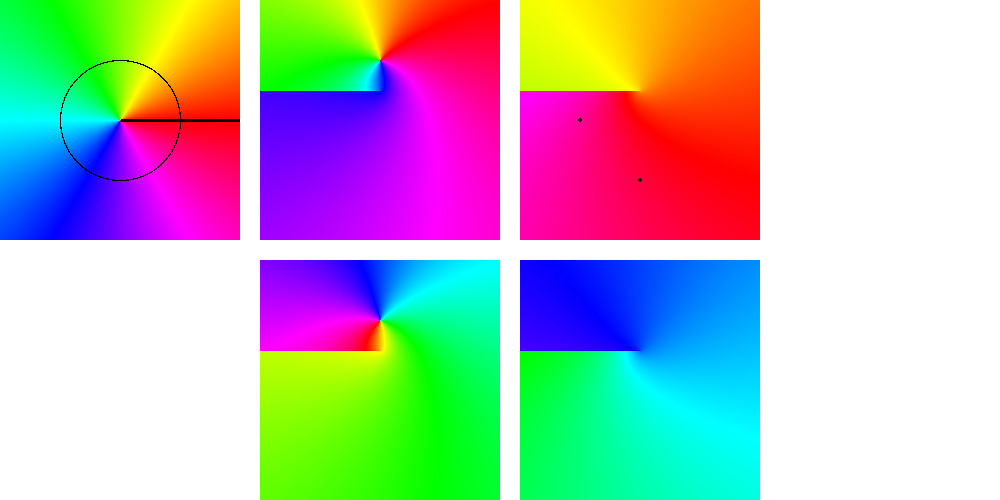
Frame 1 (no input)
Frame 60 (no input): identical to frame 1, image omitted
Frame 120 (the mouse pressed at the canvas centre since frame 60): identical to frame 1, image omitted

The p5.js sketch that drew this single still picture (run headless with seeded random() and noise() and a simulated clock; from frame 60 on, the mouse is pressed at the canvas centre):

// p5.js sketch
// ── sketch.js
//Show a section of the complex plane and then show its transformation under the quadratic formula.
//  
//  w = -B/2 +/- sqrt(B^2 - 4A)/2
// where B and C are complex.

let canvasSize = 240;
let z = [];
let expandedZ = [];
let w = [];
let w2 = [];
let domain;
let range;
let range2;
let range3;
let range4;
let ideal;

let zero1;
//let zero1Im;
let zero2;
//let zero2Im;

let Br = 1;
let Bi = 1; //0;
let Cr = 0; //1;
let Ci = 1;

function setup() {
  createCanvas(1000, 500);
  colorMode(HSB);

  domain = createImage(canvasSize, canvasSize);
  domain.loadPixels();
  for (let i = 0; i < canvasSize; i++) {
    for (let j = 0; j < canvasSize; j++) {
      let x = map(i, 0, canvasSize, -2, 2);
      let y = map(j, 0, canvasSize, 2, -2);
      let phase = atan2(y, x);
      if (phase < 0) {
        phase = phase + TAU;
      }
      let hue = color(phase * 180 / PI, 100, 100);
      if (y < 0.02 && y > -0.02 && x > 0) {
        hue = color(0);
      }

      if ((y * y + x * x) < 1.02 && (y * y + x * x) > .98) {
        hue = color(0);
      }
      domain.set(i, j, hue);
      z.push({
        x,
        y,
        hue
      });
    }
  }
  domain.updatePixels();
  image(domain, 0, 0);

  range = createImage(canvasSize, canvasSize);
  range.loadPixels();
  for (let i = 0; i < canvasSize; i++) {
    for (let j = 0; j < canvasSize; j++) {
      let YR = map(i, 0, canvasSize, -2, 2);
      let YI = map(j, canvasSize, 0, -2, 2);
      let ax = applyRoot(YR, YI, Br, Bi, Cr, Ci).Re;
      let ay = applyRoot(YR, YI, Br, Bi, Cr, Ci).Im;
      let phase = atan2(ay, ax);
      if (phase > TAU) {
        phase = phase - TAU;
      }
      if (phase < 0) {
        phase = phase + TAU;
      }
      let hue = color(phase * 180 / PI, 100, 100);
      range.set(i, j, hue);

    }
  }

  zero1 = applyRoot(0, 0, Br, Bi, Cr, Ci);
  zero2 = applyRoot2(0, 0, Br, Bi, Cr, Ci);
  console.log(zero1);
  console.log(zero2);

  range.updatePixels();
  image(range, canvasSize + 20, 0);

  range2 = createImage(canvasSize, canvasSize);
  range2.loadPixels();
  for (let i = 0; i < canvasSize; i++) {
    for (let j = 0; j < canvasSize; j++) {
      let YR = map(i, 0, canvasSize, -2, 2);
      let YI = map(j, canvasSize, 0, -2, 2);


      let ax = applyRoot(YR, YI, Br, Bi, Cr, Ci).Re;
      let ay = applyRoot(YR, YI, Br, Bi, Cr, Ci).Im;

      let phase = atan2(ay, ax) - PI;
      if (phase > TAU) {
        phase = phase - TAU;
      }
      if (phase < 0) {
        phase = phase + TAU;
      }
      let hue = color(phase * 180 / PI, 100, 100);
      range2.set(i, j, hue);

    }
  }
  range2.updatePixels();
  image(range2, canvasSize + 20, canvasSize + 20);

  //colorMode(HSB);
  range3 = createImage(canvasSize, canvasSize);
  range3.loadPixels();
  for (let i = 0; i < canvasSize; i++) {
    for (let j = 0; j < canvasSize; j++) {
      let YR = map(i, 0, canvasSize, -2, 2);
      let YI = map(j, 0, canvasSize, 2, -2);
      let ax = applyRoot2(YR, YI, Br, Bi, Cr, Ci).Re;
      let ay = applyRoot2(YR, YI, Br, Bi, Cr, Ci).Im;
      let phase = atan2(ay, ax) - PI;
      if (phase > TAU) {
        phase = phase - TAU;
      }
      if (phase < 0) {
        phase = phase + TAU;
      }
      let hue = color(phase * 180 / PI, 100, 100);
      range3.set(i, j, hue);

    }
  }
  range3.updatePixels();
  image(range3, canvasSize * 2 + 40, 0);

  range4 = createImage(canvasSize, canvasSize);
  range4.loadPixels();
  for (let i = 0; i < canvasSize; i++) {
    for (let j = 0; j < canvasSize; j++) {
      let YR = map(i, 0, canvasSize, -2, 2);
      let YI = map(j, 0, canvasSize, 2, -2);
      let ax = applyRoot2(YR, YI, Br, Bi, Cr, Ci).Re;
      let ay = applyRoot2(YR, YI, Br, Bi, Cr, Ci).Im;
      let phase = atan2(ay, ax);
      if (phase > TAU) {
        phase = phase - TAU;
      }
      if (phase < 0) {
        phase = phase + TAU;
      }
      let hue = color(phase * 180 / PI, 100, 100);
      range4.set(i, j, hue);

    }
  }
  range4.updatePixels();
  image(range4, canvasSize * 2 + 40, canvasSize + 20);
}

function draw() {
  background(255);
  image(domain, 0, 0);
  image(range, canvasSize + 20, 0);
  image(range2, canvasSize + 20, canvasSize + 20);
  image(range3, 2 * canvasSize + 40, 0);
  image(range4, 2 * canvasSize + 40, canvasSize + 20);

  fill(0);
  ellipse(map(zero1.Re, -2, 2, 2 * canvasSize + 40, 3 * canvasSize + 40), map(zero1.Im, -2, 2, canvasSize, 0), 3);
  ellipse(map(zero2.Re, -2, 2, 2 * canvasSize + 40, 3 * canvasSize + 40), map(zero2.Im, -2, 2, canvasSize, 0), 3);
  if (mouseX > 0 && mouseX < canvasSize && mouseY > 0 && mouseY < canvasSize) {
    ellipse(mouseX, mouseY, 5);
    let zr = map(mouseX, 0, canvasSize, -2, 2);
    let zi = map(mouseY, canvasSize, 0, -2, 2);
    let w = applyQuad(zr, zi);
    //let w = apply
    let X = map(w.u, -2, 2, 0, canvasSize);
    let Y = map(w.v, -2, 2, canvasSize, 0);
    let phase = atan2(zi, zr);

    //  if (phase > PI / 2 || phase < -PI / 2) {
    //ellipse(X + canvasSize + 20, Y + canvasSize + 20, 5);
    //  }

    //  if (phase > -PI / 2 && phase < PI / 2) {
    //ellipse(X + canvasSize + 20, Y + canvasSize + 20, 5);
    //  }

    //  if (phase > PI / 2 && phase < PI) {
    //ellipse(X + 2 * (canvasSize + 20), Y, 5);
    //  }

    //  if (phase > PI && phase < PI * 2) {
    //ellipse(X + 2 * (canvasSize + 20), Y + canvasSize + 20, 5);
    //  }

  }

}

function applyQuad(xr, xi) {
  let u = xr * xr - xi * xi + Br * xr + Cr;
  let v = 2 * xr * xi + Bi * xi + Ci;
  return {
    u,
    v
  };
}

function applyRoot(zr, zi, br, bi, cr, ci) {
  let discrimR = (br * br - bi * bi) - 4 * (cr - zr);
  let discrimI = 2 * br * bi - 4 * (ci - zi);
  let Re = -.5 * br + .5 * sqrt(sqrt(discrimI ** 2 + discrimR ** 2)) * cos(atan2(discrimI, discrimR) / 2);
  let Im = -.5 * bi + .5 * sqrt(sqrt(discrimI ** 2 + discrimR ** 2)) * sin(atan2(discrimI, discrimR) / 2);

  return ({
    Re,
    Im
  })

}

function applyRoot2(zr, zi, br, bi, cr, ci) {
  let discrimR = (br * br - bi * bi) - 4 * (cr - zr);
  let discrimI = 2 * br * bi - 4 * (ci - zi);
  let Re = -.5 * br - .5 * sqrt(sqrt(discrimI ** 2 + discrimR ** 2)) * cos(atan2(discrimI, discrimR) / 2);
  let Im = -.5 * bi - .5 * sqrt(sqrt(discrimI ** 2 + discrimR ** 2)) * sin(atan2(discrimI, discrimR) / 2);
  return ({
    Re,
    Im
  })

}

// function mouseMoved() {
//   let zR = map(mouseX, 0, canvasSize, -2, 2);
//   let zI = map(mouseY, canvasSize, 0, -2, 2);
//   if (zR > -2 && zR < 2 && zI > -2 && zI < 2){
//     console.log(zR, zI);
//   }
//     return false;
// }
